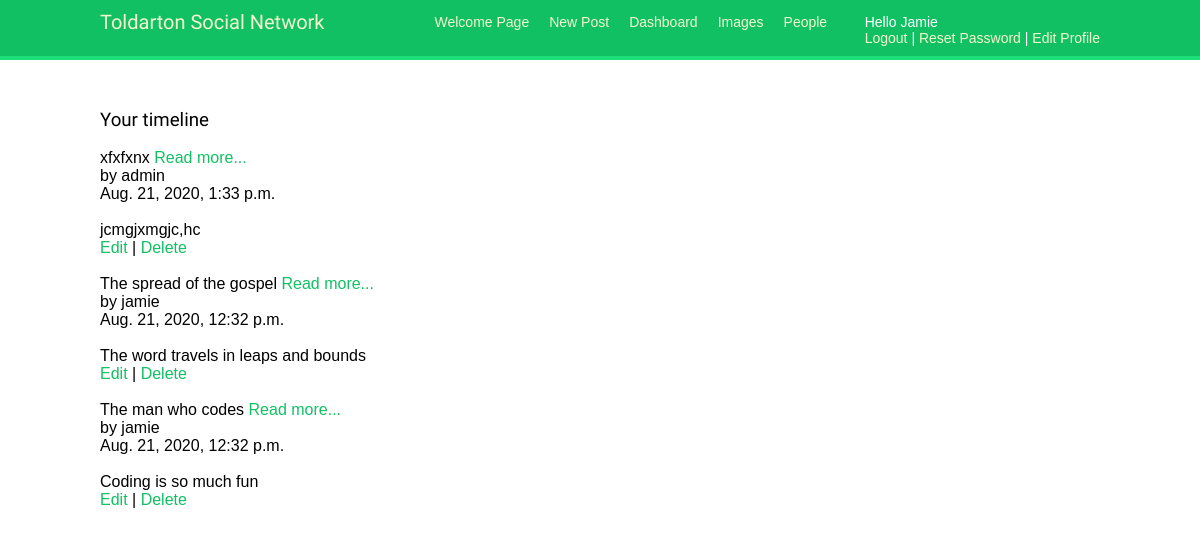
Page /account/posts/ (signed in) on the committed database.
### posts/models.py (models this page shows, shortened)
class Post(models.Model):
    title = models.CharField(max_length=255)
    body = models.TextField()
    date = models.DateTimeField(auto_now_add=True)
    author = models.ForeignKey(get_user_model(), on_delete=models.CASCADE, )
    class Meta:
        ordering = ['-date']

### posts/views.py (the view)
# urls.py: path('', PostListView.as_view(), name='post_list'),
class PostListView(LoginRequiredMixin, ListView):
    model = Post
    template_name = 'post_list.html'
    login_url = 'login'

### account/templates/post_list.html (shortened to what this page needs)
{% extends 'base.html' %}
{% block content %}
    <h3>Your timeline</h3>
{% for post in object_list %}
<div class="card">
    <div class="card-header">
    <span class="font-weight-bold">{{ post.title }}</span>
    <a href="{% url 'post_detail' post.pk %}">Read more...</a>
    <br>
<span class="text-muted">by {{ post.author }}
    <br>
{{ post.date }}</span>
<br>
</div>
    <br>
    <div class="card-body">{{ post.body }}<div class="card-footer text-center text-muted">
    <a href="{% url 'post_edit' post.pk %}">Edit</a> | <a href="{% url 'post_delete' post.pk %}">Delete</a>
</div>
    </div>
<br />
{% endfor %}
{% endblock content %}

### account/templates/base.html (shortened to what this page needs)
{% load static %}
<!DOCTYPE html>
<html>
<head>
  <link href="{% static "css/base.css" %}" rel="stylesheet">
</head>
<body>
  <div id="header">
    <span class="logo">Toldarton Social Network</span>
    {% if request.user.is_authenticated %}
    <ul class="menu">
      <li {% if section == "dashboard" %}class="selected"{% endif %}>
        <a href="{% url "dashboard" %}">Welcome Page</a>
      </li>
    <li {% if section == "post_new" %}class="selected"{% endif %}>
    <a href="{% url "post_new" %}">New Post</a>
      </li>
    <li {% if section == "post_list" %}class="selected"{% endif %}>
        <a href="post_list">Dashboard</a>
      <li {% if section == "images" %}class="selected"{% endif %}>
        <a href="#">Images</a>
      </li>
      <li {% if section == "people" %}class="selected"{% endif %}>
        <a href="{% url "user_list" %}">People</a>
      </li>
    </ul>
  {% endif %}
  <span class="user">
    {% if request.user.is_authenticated %}
      Hello {{ request.user }}
	  <br>
      <a href="{% url "logout" %}">Logout</a> |
	  <a href="{% url "password_change" %}">Reset Password</a> |
      <a href="{% url "edit" %}">Edit Profile</a>
    {% else %}
      <a href="{% url "login" %}">Log-in</a>
    {% endif %}
  </span>
  </div>
  <div id="content">
    {% block content %}
    {% endblock %}
  </div>
</body>
</html>

### account/static/css/base.css (style rules this page uses)
body { margin:0; padding:0; font-family:helvetica, sans-serif; }
a { color:#12c064; text-decoration:none; }
h1, h2, h3, h4, h5 , h6 { font-family: 'Muli', sans-serif; font-weight:normal; }
#header { padding:10px 100px; font-size:14px; background:#12c064; color:#fff; border-bottom:4px solid #1cdf78; overflow:auto; }
#header .logo { font-family: 'Muli', sans-serif; float:left; color:#f3f7cc; font-size:20px; margin-right:10%; }
#header ul.menu { list-style:none; float:left; margin:0; padding:0; }
#header ul.menu li { float:left; padding:4px 10px; }
#header a { color:#f3f7cc; }
#header .user { float:right; padding-top:4px; text-transform: capitalize; }
#content { padding:30px 100px; }

### rows in the picture
Post: title "xfxfxnx", author "admin", date "Aug. 21, 2020, 1:33 p.m.", body "jcmgjxmgjc,hc"
Post: title "The spread of the gospel", author "jamie", date "Aug. 21, 2020, 12:32 p.m.", body "The word travels in leaps and bounds"
Post: title "The man who codes", author "jamie", date "Aug. 21, 2020, 12:32 p.m.", body "Coding is so much fun"

### other values in the picture
{{ request.user }} "Jamie"
